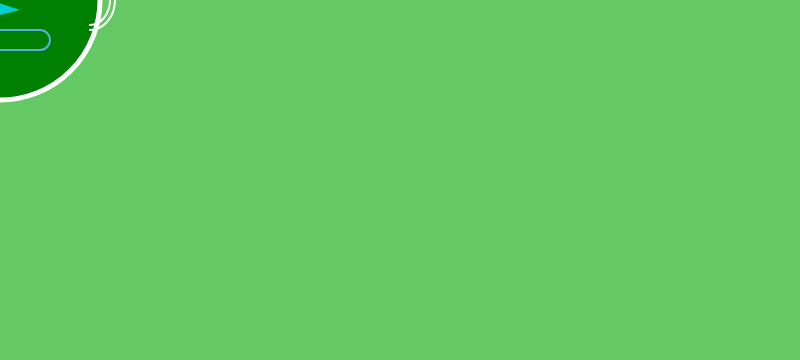
Frame 1 (no input)
Frame 60 (no input): identical to frame 1, image omitted
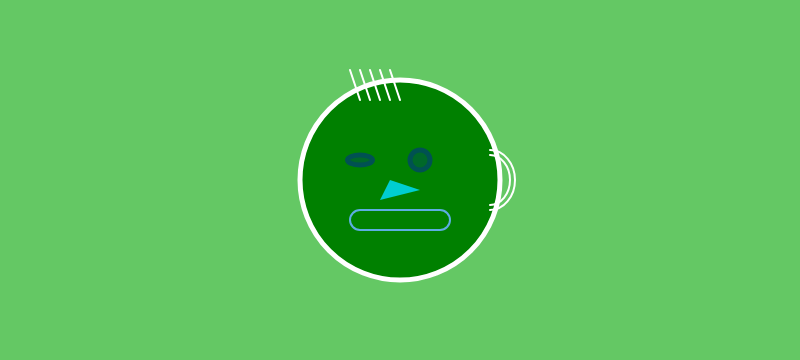
Frame 120 (the mouse pressed at the canvas centre since frame 60)

The p5.js sketch that drew these frames (run headless with seeded random() and noise() and a simulated clock; from frame 60 on, the mouse is pressed at the canvas centre):

// p5.js sketch
// ── sketch.js
/*
	interactive self potrait
	by owen 
	2.18.2020
	class example
*/

//  global scope

// position variables
var x;  // 200; // origin for face
var y = 180;

// size variables
var s = 200; // size of the face

function setup() {
	// setup scope
	createCanvas(800, 360);
	x = width/2;
}

function draw() {
	// draw scope
	background(100, 200, 100);

	// shapes with xy coordinate + size 

	fill('green');
	stroke('white');
	strokeWeight(5);	

	// face area

	x = mouseX;
	y = mouseY;
	ellipse(x, y, s);  // face
	
	
	// x++;
	// s++;

	fill(0, 81, 82, 127);
	stroke(0, 81, 82);
	ellipse(x + 20, y - 20, s/10); // right eye
	ellipse(x - 40, y - 20, s/8, s/20); // left eye

	// mouth
	rectMode(CENTER);
	stroke('#5DADE2');	
	strokeWeight(2);
	noFill();
	rect(x, y + 40, 100, 20, 10);

	// right ear
	stroke('white');
	noFill();
	arc(x + 90, y, 50, 60, -HALF_PI, HALF_PI);
	arc(x + 90, y, 40, 50, -HALF_PI, HALF_PI);

	// shapes that are only xy points

	// hair
	line(x - 50, y - 110, x - 40, y - 80);
	line(x - 40, y - 110, x - 30, y - 80);
	line(x - 30, y - 110, x - 20, y - 80);
	line(x - 20, y - 110, x - 10, y - 80);
	line(x - 10, y - 110, x, y - 80);

	// nose
	fill('DARKTURQUOISE');
	noStroke();
	triangle(x - 10, y, x - 20, y + 20, x + 20, y + 10);

}
